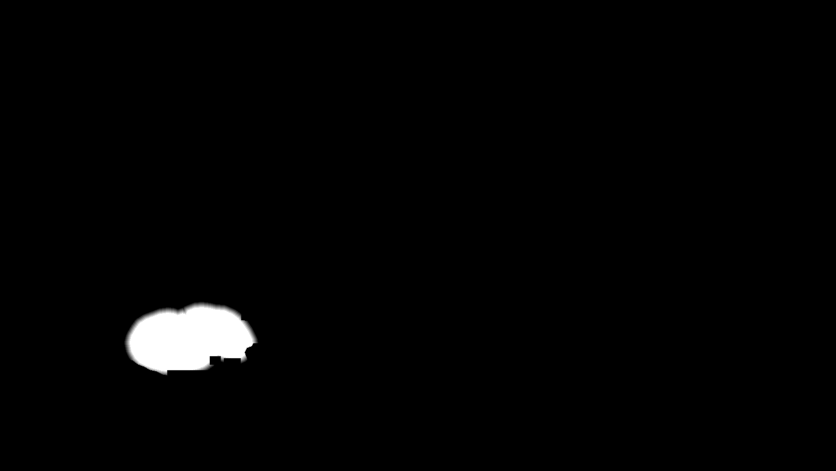
#> input picture experiments/hidden-object/HO-TP-01/art/mask_bread_alpha_v002.png, 1672 x 941 px, found by its file name (shown at 1/2 size)
$ python lock_bread_fragment_v003.py
#> lines starting #> are read from the running program, lines starting #| are printed output that depends on the picture; after the words box and inside, x2 and y2 are one past the last pixel; in counts of white or black regions, pixels touching at a corner belong together
from pathlib import Path
from PIL import Image
import json,numpy as np,hashlib,shutil
P=Path(r"K:\Agents\R4D\Review\HO-TP-01\assets\v001")
R=Path(r"D:\dev\R4D\experiments\hidden-object\HO-TP-01\art")
x,y,w,h=176,535,480,320
a=np.array(Image.open(P/"mask_bread_alpha_v002.png"))
#> a is the input picture: shape (941, 1672); min 0, max 255, mean 4.1
# Lock the entire CTO approximate fragment rectangle as well as its actual protected silhouette.
a[695:731,495:546]=0
#> a: shape (941, 1672); under 0.01% of pixels changed, all inside (x1, y1, x2, y2) = (495, 695, 497, 696)
pr=np.array(Image.open(P/"protected_bread_v002.png"));pr[695:731,495:546]=255
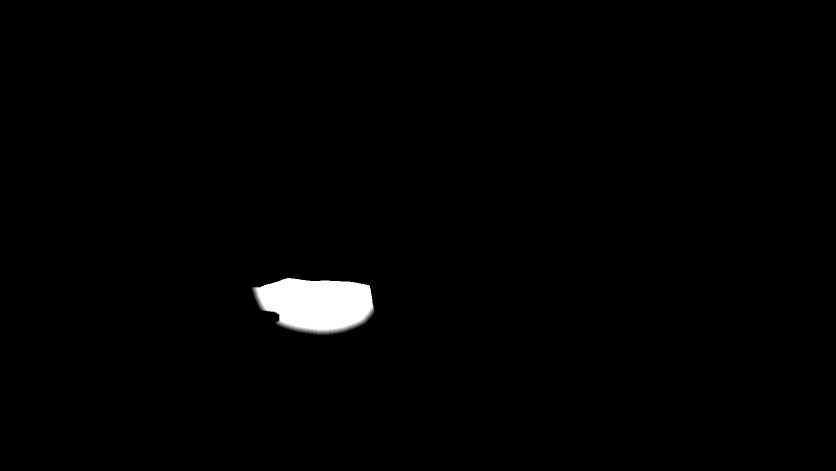
#> input picture experiments/hidden-object/HO-TP-01/art/replacement_bowl_alpha_v003.png, 1672 x 941 px, given in place of protected_bread_v002.png, which was not available (shown at 1/2 size)
#> further down, pr is the input picture: shape (941, 1672); min 0, max 255, mean 3.2
#> after `pr[695:731, 495:546] = 255`:
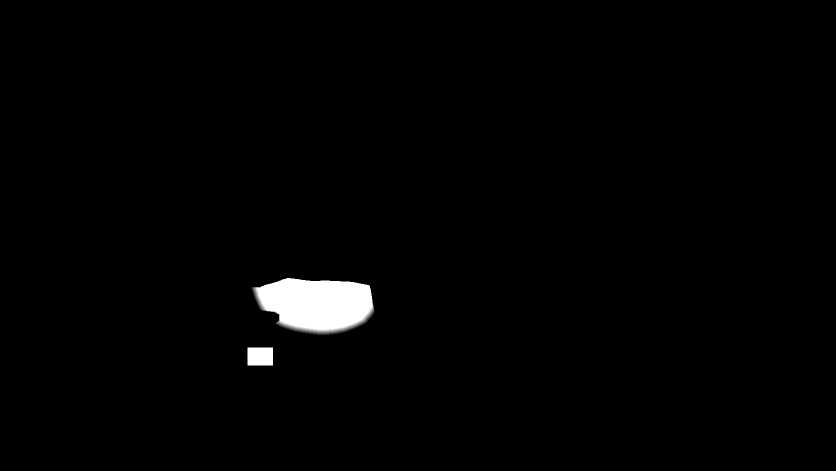
#> pr: shape (941, 1672) (shown at 1/2 size); 0.12% of pixels changed, all inside (x1, y1, x2, y2) = (495, 695, 546, 731)
for f in ["mask_bread_alpha_v003.png","protected_bread_v003.png","patch_bread_rgba_v003.png","state_bread_removed_v003.png","inspect_state_bread_2x_v003.png"]:
 if (P/f).exists():raise FileExistsError(f)
Image.fromarray(a).save(P/"mask_bread_alpha_v003.png")
Image.fromarray(pr).save(P/"protected_bread_v003.png")
patch=Image.open(P/"aligned_bread_v002.png").convert("RGBA")
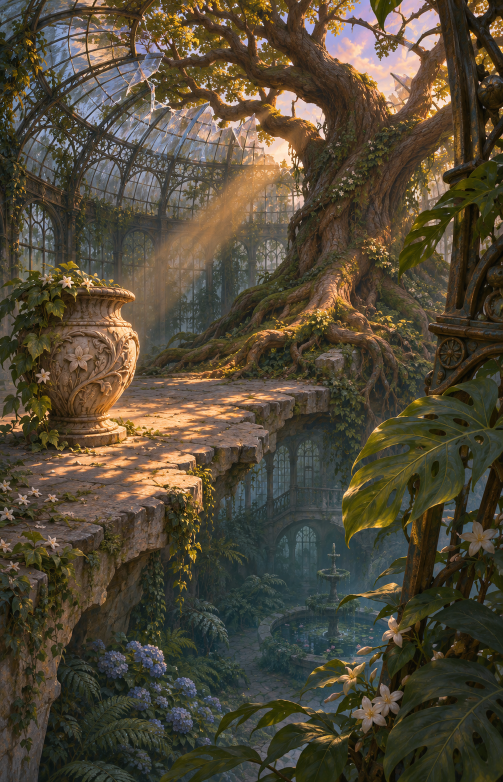
#> input picture experiments/art-2d/ART-01/raw/01-D-01.png, 1006 x 1564 px, given in place of aligned_bread_v002.png, which was not available (shown at 1/2 size)
#> (the run stopped early here; a loop or call above may not have finished)
